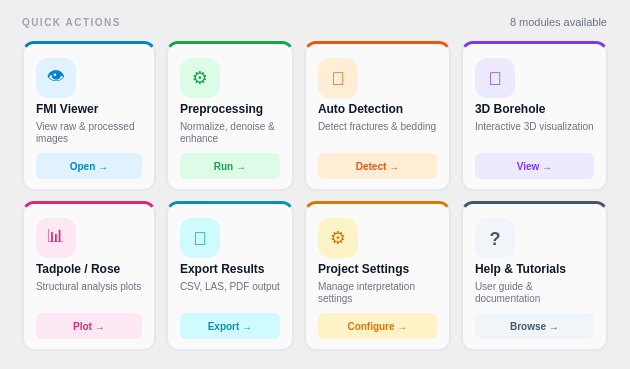
        <widget class="QFrame" name="quickActionsFrame">
         <property name="styleSheet">
          <string notr="true">QFrame#quickActionsFrame {
    background: #ffffff;
    border: 1px solid #dde3ed;
    border-radius: 14px;
}</string>
         </property>
         <layout class="QVBoxLayout" name="qaVL">
          <property name="spacing"><number>12</number></property>
          <property name="leftMargin"><number>22</number></property>
          <property name="topMargin"><number>16</number></property>
          <property name="rightMargin"><number>22</number></property>
          <property name="bottomMargin"><number>18</number></property>

          <item>
           <layout class="QHBoxLayout" name="qaHeaderHL">
            <property name="spacing"><number>8</number></property>
            <item>
             <widget class="QLabel" name="lblQAHeader">
              <property name="styleSheet">
               <string notr="true">font-size: 10px; font-weight: 700; color: #9ca3af; letter-spacing: 1.5px;</string>
              </property>
              <property name="text"><string>QUICK ACTIONS</string></property>
             </widget>
            </item>
            <item>
             <spacer name="qaHdrSp">
              <property name="orientation"><enum>Qt::Horizontal</enum></property>
              <property name="sizeHint" stdset="0"><size><width>10</width><height>0</height></size></property>
             </spacer>
            </item>
            <item>
             <widget class="QLabel" name="lblQACount">
              <property name="styleSheet">
               <string notr="true">color: #6b7280; font-size: 11px;</string>
              </property>
              <property name="text"><string>8 modules available</string></property>
             </widget>
            </item>
           </layout>
          </item>

          <!-- Grid of VERTICAL cards -->
          <item>
           <layout class="QGridLayout" name="qaGrid">
            <property name="spacing"><number>10</number></property>

            <!-- ── Row 0 ── -->

            <!-- [0,0] FMI Viewer -->
            <item row="0" column="0">
             <widget class="QFrame" name="cardFMIViewer">
              <property name="minimumSize"><size><width>0</width><height>118</height></size></property>
              <property name="cursor"><cursorShape>PointingHandCursor</cursorShape></property>
              <property name="styleSheet">
               <string notr="true">QFrame#cardFMIViewer {
    background: #fafafa;
    border: 1.5px solid #e5e7eb;
    border-radius: 12px;
    border-top: 3px solid #0284c7;
}
QFrame#cardFMIViewer:hover {
    background: #f0f9ff;
    border-color: #38bdf8;
    border-top: 3px solid #0284c7;
}</string>
              </property>
              <layout class="QVBoxLayout" name="cardFMIViewerVL">
               <property name="spacing"><number>4</number></property>
               <property name="leftMargin"><number>12</number></property>
               <property name="topMargin"><number>14</number></property>
               <property name="rightMargin"><number>12</number></property>
               <property name="bottomMargin"><number>10</number></property>
               <item>
                <widget class="QLabel" name="iconFMIViewer">
                 <property name="minimumSize"><size><width>40</width><height>40</height></size></property>
                 <property name="maximumSize"><size><width>40</width><height>40</height></size></property>
                 <property name="styleSheet">
                  <string notr="true">background: #e0f2fe; color: #0284c7; border-radius: 12px; font-size: 18px;</string>
                 </property>
                 <property name="text"><string>👁</string></property>
                 <property name="alignment"><set>Qt::AlignCenter</set></property>
                </widget>
               </item>
               <item>
                <widget class="QLabel" name="titleFMIViewer">
                 <property name="styleSheet"><string notr="true">font-size:12px;font-weight:700;color:#111827;</string></property>
                 <property name="text"><string>FMI Viewer</string></property>
                </widget>
               </item>
               <item>
                <widget class="QLabel" name="descFMIViewer">
                 <property name="styleSheet"><string notr="true">font-size:10px;color:#6b7280;</string></property>
                 <property name="text"><string>View raw &amp; processed images</string></property>
                 <property name="wordWrap"><bool>true</bool></property>
                </widget>
               </item>
               <item>
                <spacer name="spCard1">
                 <property name="orientation"><enum>Qt::Vertical</enum></property>
                 <property name="sizeHint" stdset="0"><size><width>0</width><height>4</height></size></property>
                </spacer>
               </item>
               <item>
                <widget class="QPushButton" name="btnActionViewer">
                 <property name="minimumSize"><size><width>0</width><height>26</height></size></property>
                 <property name="cursor"><cursorShape>PointingHandCursor</cursorShape></property>
                 <property name="styleSheet">
                  <string notr="true">QPushButton {
    background: #e0f2fe; color: #0284c7;
    border: none; border-radius: 6px;
    font-size: 10px; font-weight: 700; padding: 0 8px;
}
QPushButton:hover { background: #bae6fd; }</string>
                 </property>
                 <property name="text"><string>Open →</string></property>
                </widget>
               </item>
              </layout>
             </widget>
            </item>

            <!-- [0,1] Preprocessing -->
            <item row="0" column="1">
             <widget class="QFrame" name="cardPreprocess">
              <property name="minimumSize"><size><width>0</width><height>118</height></size></property>
              <property name="cursor"><cursorShape>PointingHandCursor</cursorShape></property>
              <property name="styleSheet">
               <string notr="true">QFrame#cardPreprocess {
    background: #fafafa;
    border: 1.5px solid #e5e7eb;
    border-radius: 12px;
    border-top: 3px solid #16a34a;
}
QFrame#cardPreprocess:hover {
    background: #f0fdf4;
    border-color: #86efac;
    border-top: 3px solid #16a34a;
}</string>
              </property>
              <layout class="QVBoxLayout" name="cardPreprocessVL">
               <property name="spacing"><number>4</number></property>
               <property name="leftMargin"><number>12</number></property>
               <property name="topMargin"><number>14</number></property>
               <property name="rightMargin"><number>12</number></property>
               <property name="bottomMargin"><number>10</number></property>
               <item>
                <widget class="QLabel" name="iconPreprocess">
                 <property name="minimumSize"><size><width>40</width><height>40</height></size></property>
                 <property name="maximumSize"><size><width>40</width><height>40</height></size></property>
                 <property name="styleSheet">
                  <string notr="true">background: #dcfce7; color: #16a34a; border-radius: 12px; font-size: 18px;</string>
                 </property>
                 <property name="text"><string>⚙</string></property>
                 <property name="alignment"><set>Qt::AlignCenter</set></property>
                </widget>
               </item>
               <item>
                <widget class="QLabel" name="titlePreprocess">
                 <property name="styleSheet"><string notr="true">font-size:12px;font-weight:700;color:#111827;</string></property>
                 <property name="text"><string>Preprocessing</string></property>
                </widget>
               </item>
               <item>
                <widget class="QLabel" name="descPreprocess">
                 <property name="styleSheet"><string notr="true">font-size:10px;color:#6b7280;</string></property>
                 <property name="text"><string>Normalize, denoise &amp; enhance</string></property>
                 <property name="wordWrap"><bool>true</bool></property>
                </widget>
               </item>
               <item>
                <spacer name="spCard2">
                 <property name="orientation"><enum>Qt::Vertical</enum></property>
                 <property name="sizeHint" stdset="0"><size><width>0</width><height>4</height></size></property>
                </spacer>
               </item>
               <item>
                <widget class="QPushButton" name="btnActionPreprocess">
                 <property name="minimumSize"><size><width>0</width><height>26</height></size></property>
                 <property name="cursor"><cursorShape>PointingHandCursor</cursorShape></property>
                 <property name="styleSheet">
                  <string notr="true">QPushButton {
    background: #dcfce7; color: #16a34a;
    border: none; border-radius: 6px;
    font-size: 10px; font-weight: 700; padding: 0 8px;
}
QPushButton:hover { background: #bbf7d0; }</string>
                 </property>
                 <property name="text"><string>Run →</string></property>
                </widget>
               </item>
              </layout>
             </widget>
            </item>

            <!-- [0,2] Auto Detection -->
            <item row="0" column="2">
             <widget class="QFrame" name="cardDetection">
              <property name="minimumSize"><size><width>0</width><height>118</height></size></property>
              <property name="cursor"><cursorShape>PointingHandCursor</cursorShape></property>
              <property name="styleSheet">
               <string notr="true">QFrame#cardDetection {
    background: #fafafa;
    border: 1.5px solid #e5e7eb;
    border-radius: 12px;
    border-top: 3px solid #ea580c;
}
QFrame#cardDetection:hover {
    background: #fff7ed;
    border-color: #fdba74;
    border-top: 3px solid #ea580c;
}</string>
              </property>
              <layout class="QVBoxLayout" name="cardDetectionVL">
               <property name="spacing"><number>4</number></property>
               <property name="leftMargin"><number>12</number></property>
               <property name="topMargin"><number>14</number></property>
               <property name="rightMargin"><number>12</number></property>
               <property name="bottomMargin"><number>10</number></property>
               <item>
                <widget class="QLabel" name="iconDetection">
                 <property name="minimumSize"><size><width>40</width><height>40</height></size></property>
                 <property name="maximumSize"><size><width>40</width><height>40</height></size></property>
                 <property name="styleSheet">
                  <string notr="true">background: #ffedd5; color: #ea580c; border-radius: 12px; font-size: 18px;</string>
                 </property>
                 <property name="text"><string>🎯</string></property>
                 <property name="alignment"><set>Qt::AlignCenter</set></property>
                </widget>
               </item>
               <item>
                <widget class="QLabel" name="titleDetection">
                 <property name="styleSheet"><string notr="true">font-size:12px;font-weight:700;color:#111827;</string></property>
                 <property name="text"><string>Auto Detection</string></property>
                </widget>
               </item>
               <item>
                <widget class="QLabel" name="descDetection">
                 <property name="styleSheet"><string notr="true">font-size:10px;color:#6b7280;</string></property>
                 <property name="text"><string>Detect fractures &amp; bedding</string></property>
                 <property name="wordWrap"><bool>true</bool></property>
                </widget>
               </item>
               <item>
                <spacer name="spCard3">
                 <property name="orientation"><enum>Qt::Vertical</enum></property>
                 <property name="sizeHint" stdset="0"><size><width>0</width><height>4</height></size></property>
                </spacer>
               </item>
               <item>
                <widget class="QPushButton" name="btnActionDetection">
                 <property name="minimumSize"><size><width>0</width><height>26</height></size></property>
                 <property name="cursor"><cursorShape>PointingHandCursor</cursorShape></property>
                 <property name="styleSheet">
                  <string notr="true">QPushButton {
    background: #ffedd5; color: #ea580c;
    border: none; border-radius: 6px;
    font-size: 10px; font-weight: 700; padding: 0 8px;
}
QPushButton:hover { background: #fed7aa; }</string>
                 </property>
                 <property name="text"><string>Detect →</string></property>
                </widget>
               </item>
              </layout>
             </widget>
            </item>

            <!-- [0,3] 3D Borehole -->
            <item row="0" column="3">
             <widget class="QFrame" name="card3D">
              <property name="minimumSize"><size><width>0</width><height>118</height></size></property>
              <property name="cursor"><cursorShape>PointingHandCursor</cursorShape></property>
              <property name="styleSheet">
               <string notr="true">QFrame#card3D {
    background: #fafafa;
    border: 1.5px solid #e5e7eb;
    border-radius: 12px;
    border-top: 3px solid #7c3aed;
}
QFrame#card3D:hover {
    background: #faf5ff;
    border-color: #c4b5fd;
    border-top: 3px solid #7c3aed;
}</string>
              </property>
              <layout class="QVBoxLayout" name="card3DVL">
               <property name="spacing"><number>4</number></property>
               <property name="leftMargin"><number>12</number></property>
               <property name="topMargin"><number>14</number></property>
               <property name="rightMargin"><number>12</number></property>
               <property name="bottomMargin"><number>10</number></property>
               <item>
                <widget class="QLabel" name="icon3D">
                 <property name="minimumSize"><size><width>40</width><height>40</height></size></property>
                 <property name="maximumSize"><size><width>40</width><height>40</height></size></property>
                 <property name="styleSheet">
                  <string notr="true">background: #ede9fe; color: #7c3aed; border-radius: 12px; font-size: 18px;</string>
                 </property>
                 <property name="text"><string>🧊</string></property>
                 <property name="alignment"><set>Qt::AlignCenter</set></property>
                </widget>
               </item>
               <item>
                <widget class="QLabel" name="title3D">
                 <property name="styleSheet"><string notr="true">font-size:12px;font-weight:700;color:#111827;</string></property>
                 <property name="text"><string>3D Borehole</string></property>
                </widget>
               </item>
               <item>
                <widget class="QLabel" name="desc3D">
                 <property name="styleSheet"><string notr="true">font-size:10px;color:#6b7280;</string></property>
                 <property name="text"><string>Interactive 3D visualization</string></property>
                 <property name="wordWrap"><bool>true</bool></property>
                </widget>
               </item>
               <item>
                <spacer name="spCard4">
                 <property name="orientation"><enum>Qt::Vertical</enum></property>
                 <property name="sizeHint" stdset="0"><size><width>0</width><height>4</height></size></property>
                </spacer>
               </item>
               <item>
                <widget class="QPushButton" name="btnAction3D">
                 <property name="minimumSize"><size><width>0</width><height>26</height></size></property>
                 <property name="cursor"><cursorShape>PointingHandCursor</cursorShape></property>
                 <property name="styleSheet">
                  <string notr="true">QPushButton {
    background: #ede9fe; color: #7c3aed;
    border: none; border-radius: 6px;
    font-size: 10px; font-weight: 700; padding: 0 8px;
}
QPushButton:hover { background: #ddd6fe; }</string>
                 </property>
                 <property name="text"><string>View →</string></property>
                </widget>
               </item>
              </layout>
             </widget>
            </item>

            <!-- ── Row 1 ── -->

            <!-- [1,0] Tadpole/Rose -->
            <item row="1" column="0">
             <widget class="QFrame" name="cardTadpole">
              <property name="minimumSize"><size><width>0</width><height>118</height></size></property>
              <property name="cursor"><cursorShape>PointingHandCursor</cursorShape></property>
              <property name="styleSheet">
               <string notr="true">QFrame#cardTadpole {
    background: #fafafa;
    border: 1.5px solid #e5e7eb;
    border-radius: 12px;
    border-top: 3px solid #db2777;
}
QFrame#cardTadpole:hover {
    background: #fdf2f8;
    border-color: #f9a8d4;
    border-top: 3px solid #db2777;
}</string>
              </property>
              <layout class="QVBoxLayout" name="cardTadpoleVL">
               <property name="spacing"><number>4</number></property>
               <property name="leftMargin"><number>12</number></property>
               <property name="topMargin"><number>14</number></property>
               <property name="rightMargin"><number>12</number></property>
               <property name="bottomMargin"><number>10</number></property>
               <item>
                <widget class="QLabel" name="iconTadpole">
                 <property name="minimumSize"><size><width>40</width><height>40</height></size></property>
                 <property name="maximumSize"><size><width>40</width><height>40</height></size></property>
                 <property name="styleSheet">
                  <string notr="true">background: #fce7f3; color: #db2777; border-radius: 12px; font-size: 18px;</string>
                 </property>
                 <property name="text"><string>📊</string></property>
                 <property name="alignment"><set>Qt::AlignCenter</set></property>
                </widget>
               </item>
               <item>
                <widget class="QLabel" name="titleTadpole">
                 <property name="styleSheet"><string notr="true">font-size:12px;font-weight:700;color:#111827;</string></property>
                 <property name="text"><string>Tadpole / Rose</string></property>
                </widget>
               </item>
               <item>
                <widget class="QLabel" name="descTadpole">
                 <property name="styleSheet"><string notr="true">font-size:10px;color:#6b7280;</string></property>
                 <property name="text"><string>Structural analysis plots</string></property>
                 <property name="wordWrap"><bool>true</bool></property>
                </widget>
               </item>
               <item>
                <spacer name="spCard5">
                 <property name="orientation"><enum>Qt::Vertical</enum></property>
                 <property name="sizeHint" stdset="0"><size><width>0</width><height>4</height></size></property>
                </spacer>
               </item>
               <item>
                <widget class="QPushButton" name="btnActionTadpole">
                 <property name="minimumSize"><size><width>0</width><height>26</height></size></property>
                 <property name="cursor"><cursorShape>PointingHandCursor</cursorShape></property>
                 <property name="styleSheet">
                  <string notr="true">QPushButton {
    background: #fce7f3; color: #db2777;
    border: none; border-radius: 6px;
    font-size: 10px; font-weight: 700; padding: 0 8px;
}
QPushButton:hover { background: #fbcfe8; }</string>
                 </property>
                 <property name="text"><string>Plot →</string></property>
                </widget>
               </item>
              </layout>
             </widget>
            </item>

            <!-- [1,1] Export Results -->
            <item row="1" column="1">
             <widget class="QFrame" name="cardExport">
              <property name="minimumSize"><size><width>0</width><height>118</height></size></property>
              <property name="cursor"><cursorShape>PointingHandCursor</cursorShape></property>
              <property name="styleSheet">
               <string notr="true">QFrame#cardExport {
    background: #fafafa;
    border: 1.5px solid #e5e7eb;
    border-radius: 12px;
    border-top: 3px solid #0891b2;
}
QFrame#cardExport:hover {
    background: #ecfeff;
    border-color: #67e8f9;
    border-top: 3px solid #0891b2;
}</string>
              </property>
              <layout class="QVBoxLayout" name="cardExportVL">
               <property name="spacing"><number>4</number></property>
               <property name="leftMargin"><number>12</number></property>
               <property name="topMargin"><number>14</number></property>
               <property name="rightMargin"><number>12</number></property>
               <property name="bottomMargin"><number>10</number></property>
               <item>
                <widget class="QLabel" name="iconExport">
                 <property name="minimumSize"><size><width>40</width><height>40</height></size></property>
                 <property name="maximumSize"><size><width>40</width><height>40</height></size></property>
                 <property name="styleSheet">
                  <string notr="true">background: #cffafe; color: #0891b2; border-radius: 12px; font-size: 18px;</string>
                 </property>
                 <property name="text"><string>📄</string></property>
                 <property name="alignment"><set>Qt::AlignCenter</set></property>
                </widget>
               </item>
               <item>
                <widget class="QLabel" name="titleExport">
                 <property name="styleSheet"><string notr="true">font-size:12px;font-weight:700;color:#111827;</string></property>
                 <property name="text"><string>Export Results</string></property>
                </widget>
               </item>
               <item>
                <widget class="QLabel" name="descExport">
                 <property name="styleSheet"><string notr="true">font-size:10px;color:#6b7280;</string></property>
                 <property name="text"><string>CSV, LAS, PDF output</string></property>
                 <property name="wordWrap"><bool>true</bool></property>
                </widget>
               </item>
               <item>
                <spacer name="spCard6">
                 <property name="orientation"><enum>Qt::Vertical</enum></property>
                 <property name="sizeHint" stdset="0"><size><width>0</width><height>4</height></size></property>
                </spacer>
               </item>
               <item>
                <widget class="QPushButton" name="btnActionExport">
                 <property name="minimumSize"><size><width>0</width><height>26</height></size></property>
                 <property name="cursor"><cursorShape>PointingHandCursor</cursorShape></property>
                 <property name="styleSheet">
                  <string notr="true">QPushButton {
    background: #cffafe; color: #0891b2;
    border: none; border-radius: 6px;
    font-size: 10px; font-weight: 700; padding: 0 8px;
}
QPushButton:hover { background: #a5f3fc; }</string>
                 </property>
                 <property name="text"><string>Export →</string></property>
                </widget>
               </item>
              </layout>
             </widget>
            </item>

            <!-- [1,2] Project Settings -->
            <item row="1" column="2">
             <widget class="QFrame" name="cardSettings">
              <property name="minimumSize"><size><width>0</width><height>118</height></size></property>
              <property name="cursor"><cursorShape>PointingHandCursor</cursorShape></property>
              <property name="styleSheet">
               <string notr="true">QFrame#cardSettings {
    background: #fafafa;
    border: 1.5px solid #e5e7eb;
    border-radius: 12px;
    border-top: 3px solid #d97706;
}
QFrame#cardSettings:hover {
    background: #fffbeb;
    border-color: #fcd34d;
    border-top: 3px solid #d97706;
}</string>
              </property>
              <layout class="QVBoxLayout" name="cardSettingsVL">
               <property name="spacing"><number>4</number></property>
               <property name="leftMargin"><number>12</number></property>
               <property name="topMargin"><number>14</number></property>
               <property name="rightMargin"><number>12</number></property>
               <property name="bottomMargin"><number>10</number></property>
               <item>
                <widget class="QLabel" name="iconSettings">
                 <property name="minimumSize"><size><width>40</width><height>40</height></size></property>
                 <property name="maximumSize"><size><width>40</width><height>40</height></size></property>
                 <property name="styleSheet">
                  <string notr="true">background: #fef3c7; color: #d97706; border-radius: 12px; font-size: 18px;</string>
                 </property>
                 <property name="text"><string>⚙</string></property>
                 <property name="alignment"><set>Qt::AlignCenter</set></property>
                </widget>
               </item>
               <item>
                <widget class="QLabel" name="titleSettings">
                 <property name="styleSheet"><string notr="true">font-size:12px;font-weight:700;color:#111827;</string></property>
                 <property name="text"><string>Project Settings</string></property>
                </widget>
               </item>
               <item>
                <widget class="QLabel" name="descSettings">
                 <property name="styleSheet"><string notr="true">font-size:10px;color:#6b7280;</string></property>
                 <property name="text"><string>Manage interpretation settings</string></property>
                 <property name="wordWrap"><bool>true</bool></property>
                </widget>
               </item>
               <item>
                <spacer name="spCard7">
                 <property name="orientation"><enum>Qt::Vertical</enum></property>
                 <property name="sizeHint" stdset="0"><size><width>0</width><height>4</height></size></property>
                </spacer>
               </item>
               <item>
                <widget class="QPushButton" name="btnActionSettings">
                 <property name="minimumSize"><size><width>0</width><height>26</height></size></property>
                 <property name="cursor"><cursorShape>PointingHandCursor</cursorShape></property>
                 <property name="styleSheet">
                  <string notr="true">QPushButton {
    background: #fef3c7; color: #d97706;
    border: none; border-radius: 6px;
    font-size: 10px; font-weight: 700; padding: 0 8px;
}
QPushButton:hover { background: #fde68a; }</string>
                 </property>
                 <property name="text"><string>Configure →</string></property>
                </widget>
               </item>
              </layout>
             </widget>
            </item>

            <!-- [1,3] Help -->
            <item row="1" column="3">
             <widget class="QFrame" name="cardHelp">
              <property name="minimumSize"><size><width>0</width><height>118</height></size></property>
              <property name="cursor"><cursorShape>PointingHandCursor</cursorShape></property>
              <property name="styleSheet">
               <string notr="true">QFrame#cardHelp {
    background: #fafafa;
    border: 1.5px solid #e5e7eb;
    border-radius: 12px;
    border-top: 3px solid #475569;
}
QFrame#cardHelp:hover {
    background: #f8fafc;
    border-color: #94a3b8;
    border-top: 3px solid #475569;
}</string>
              </property>
              <layout class="QVBoxLayout" name="cardHelpVL">
               <property name="spacing"><number>4</number></property>
               <property name="leftMargin"><number>12</number></property>
               <property name="topMargin"><number>14</number></property>
               <property name="rightMargin"><number>12</number></property>
               <property name="bottomMargin"><number>10</number></property>
               <item>
                <widget class="QLabel" name="iconHelp">
                 <property name="minimumSize"><size><width>40</width><height>40</height></size></property>
                 <property name="maximumSize"><size><width>40</width><height>40</height></size></property>
                 <property name="styleSheet">
                  <string notr="true">background: #f1f5f9; color: #475569; border-radius: 12px; font-size: 18px; font-weight: 700;</string>
                 </property>
                 <property name="text"><string>?</string></property>
                 <property name="alignment"><set>Qt::AlignCenter</set></property>
                </widget>
               </item>
               <item>
                <widget class="QLabel" name="titleHelp">
                 <property name="styleSheet"><string notr="true">font-size:12px;font-weight:700;color:#111827;</string></property>
                 <property name="text"><string>Help &amp; Tutorials</string></property>
                </widget>
               </item>
               <item>
                <widget class="QLabel" name="descHelp">
                 <property name="styleSheet"><string notr="true">font-size:10px;color:#6b7280;</string></property>
                 <property name="text"><string>User guide &amp; documentation</string></property>
                 <property name="wordWrap"><bool>true</bool></property>
                </widget>
               </item>
               <item>
                <spacer name="spCard8">
                 <property name="orientation"><enum>Qt::Vertical</enum></property>
                 <property name="sizeHint" stdset="0"><size><width>0</width><height>4</height></size></property>
                </spacer>
               </item>
               <item>
                <widget class="QPushButton" name="btnActionHelp">
                 <property name="minimumSize"><size><width>0</width><height>26</height></size></property>
                 <property name="cursor"><cursorShape>PointingHandCursor</cursorShape></property>
                 <property name="styleSheet">
                  <string notr="true">QPushButton {
    background: #f1f5f9; color: #475569;
    border: none; border-radius: 6px;
    font-size: 10px; font-weight: 700; padding: 0 8px;
}
QPushButton:hover { background: #e2e8f0; }</string>
                 </property>
                 <property name="text"><string>Browse →</string></property>
                </widget>
               </item>
              </layout>
             </widget>
            </item>

           </layout>
          </item>
         </layout>
        </widget>
